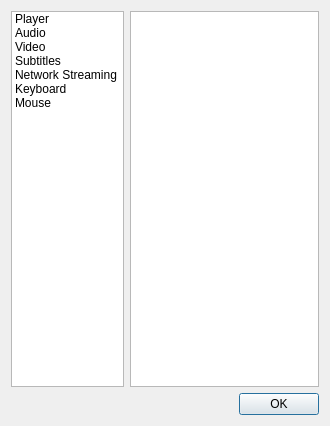
<?xml version="1.0" encoding="UTF-8"?>
<ui version="4.0">
 <class>helpDialog</class>
 <widget class="QDialog" name="helpDialog">
  <property name="geometry">
   <rect>
    <x>0</x>
    <y>0</y>
    <width>330</width>
    <height>426</height>
   </rect>
  </property>
  <property name="windowTitle">
   <string>ExMplayer- Help</string>
  </property>
  <layout class="QGridLayout" name="gridLayout_2">
   <item row="1" column="0">
    <layout class="QGridLayout" name="gridLayout">
     <property name="sizeConstraint">
      <enum>QLayout::SetDefaultConstraint</enum>
     </property>
     <item row="0" column="0">
      <widget class="QListWidget" name="listWidgetContent">
       <property name="maximumSize">
        <size>
         <width>181</width>
         <height>16777215</height>
        </size>
       </property>
       <property name="styleSheet">
        <string notr="true">QListView {
     show-decoration-selected: 1; /* make the selection span the entire width of the view */
 }

 QListView::item:alternate {
     background: #EEEEEE;
 }

 QListView::item:selected {
  background:qlineargradient(spread:pad, x1:0.955, y1:1, x2:0.914318, y2:0.057, stop:0 rgba(0, 205, 248, 100), stop:1 rgba(255, 255, 255, 200));


 
 }



 QListView::item:selected:active {
    background: qlineargradient(spread:pad, x1:0.955, y1:1, x2:0.914318, y2:0.057, stop:0 rgba(0, 205, 248, 75), stop:1 rgba(255, 255, 255, 200));
	color: rgb(0, 0, 255);
border:1px lightblue;
 }

 QListView::item:hover {
     background:qlineargradient(spread:pad, x1:0.955, y1:1, x2:0.914318, y2:0.057, stop:0 rgba(0, 205, 248, 50), stop:1 rgba(255, 255, 255, 200));
 }

</string>
       </property>
       <property name="iconSize">
        <size>
         <width>32</width>
         <height>32</height>
        </size>
       </property>
       <item>
        <property name="text">
         <string>Player</string>
        </property>
        <property name="icon">
         <iconset resource="ExMplayer.qrc">
          <normaloff>:/images/player.png</normaloff>:/images/player.png</iconset>
        </property>
       </item>
       <item>
        <property name="text">
         <string>Audio</string>
        </property>
        <property name="icon">
         <iconset resource="ExMplayer.qrc">
          <normaloff>:/images/audio.png</normaloff>:/images/audio.png</iconset>
        </property>
       </item>
       <item>
        <property name="text">
         <string>Video</string>
        </property>
        <property name="icon">
         <iconset resource="ExMplayer.qrc">
          <normaloff>:/images/video.png</normaloff>:/images/video.png</iconset>
        </property>
       </item>
       <item>
        <property name="text">
         <string>Subtitles</string>
        </property>
        <property name="icon">
         <iconset resource="ExMplayer.qrc">
          <normaloff>:/images/subtitle.png</normaloff>:/images/subtitle.png</iconset>
        </property>
       </item>
       <item>
        <property name="text">
         <string>Network Streaming</string>
        </property>
        <property name="icon">
         <iconset resource="ExMplayer.qrc">
          <normaloff>:/images/Internet.png</normaloff>:/images/Internet.png</iconset>
        </property>
       </item>
       <item>
        <property name="text">
         <string>Keyboard</string>
        </property>
        <property name="icon">
         <iconset resource="ExMplayer.qrc">
          <normaloff>:/images/keyboard.png</normaloff>:/images/keyboard.png</iconset>
        </property>
       </item>
       <item>
        <property name="text">
         <string>Mouse</string>
        </property>
        <property name="icon">
         <iconset resource="ExMplayer.qrc">
          <normaloff>:/images/mouse.png</normaloff>:/images/mouse.png</iconset>
        </property>
       </item>
      </widget>
     </item>
     <item row="0" column="1">
      <widget class="QTextEdit" name="textEditHelp">
       <property name="documentTitle">
        <string/>
       </property>
       <property name="readOnly">
        <bool>true</bool>
       </property>
      </widget>
     </item>
     <item row="1" column="1">
      <widget class="QDialogButtonBox" name="buttonBox">
       <property name="standardButtons">
        <set>QDialogButtonBox::Ok</set>
       </property>
      </widget>
     </item>
    </layout>
   </item>
  </layout>
 </widget>
 <resources>
  <include location="ExMplayer.qrc"/>
 </resources>
 <connections>
  <connection>
   <sender>buttonBox</sender>
   <signal>accepted()</signal>
   <receiver>helpDialog</receiver>
   <slot>close()</slot>
   <hints>
    <hint type="sourcelabel">
     <x>258</x>
     <y>329</y>
    </hint>
    <hint type="destinationlabel">
     <x>82</x>
     <y>328</y>
    </hint>
   </hints>
  </connection>
 </connections>
</ui>
